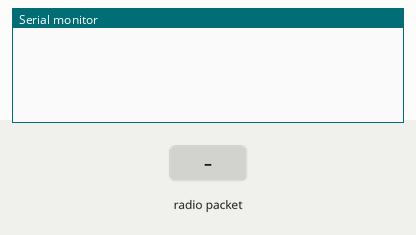
Simulated run of this sketch. Board: Arduino Uno, built with avr-gcc and run on an emulated ATmega328P. On the bench: the last lines printed to the serial monitor. The inputs (shaded band) are chosen by the test bench. No radio packets arrive unless stated.

Above: at 1.2 s.
1.3 s: radio packet "1" arrives
At 3.2 s:
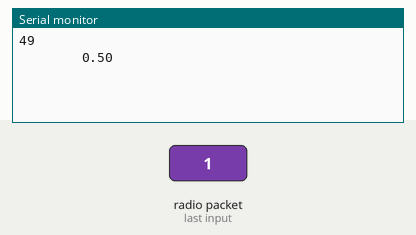
3.5 s: radio packet "0" arrives
At 3.9 s:
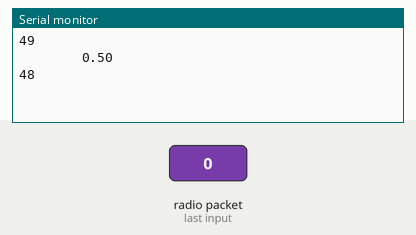
5.0 s: radio packet "2" arrives
At 5.7 s:
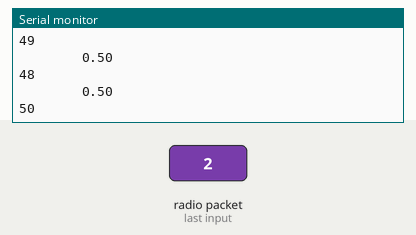

The sketch:

ask_receiver.ino
```cpp
// ask_receiver.pde
// -*- mode: C++ -*-
// Simple example of how to use RadioHead to receive messages
// with a simple ASK transmitter in a very simple way.
// Implements a simplex (one-way) receiver with an Rx-B1 module

#include <RH_ASK.h>
#include <SPI.h> // Not actualy used but needed to compile

#define RF_DATA_PIN 11
RH_ASK driver(4800, RF_DATA_PIN, 12);
// RECEPTEUR : DATA D11
int counter = 0;
long lastResetCounter_ms = 0;

void setup()
{
    Serial.begin(9600);	// Debugging only
    if (!driver.init())
         Serial.println("init failed");
}

void loop()
{
    uint8_t buf[RH_ASK_MAX_MESSAGE_LEN];
    uint8_t buflen = sizeof(buf);

    if (driver.recv(buf, &buflen)) // Non-blocking
    {
	// Message with a good checksum received, dump it.
	//driver.printBuffer("Got:", buf, buflen);
        for (byte i = 0; i < buflen; i++) // Si il n'est pas corrompu on l'affiche via Serial
	    Serial.println(buf[i]);
        Serial.println("");
        counter++;
    }

    if (fabs(millis()-lastResetCounter_ms)>2000)
    {
      lastResetCounter_ms = millis();
      Serial.print("        ");
      Serial.println(counter/2.);
      counter = 0;
    }

}
```

Measured:
- after the input at 1.3 s, the serial monitor: prints a new line at once (image 1)
- after the input at 3.5 s, the serial monitor: prints a new line at once (image 2)
- after the input at 5.0 s, the serial monitor: prints a new line at once (image 3)
